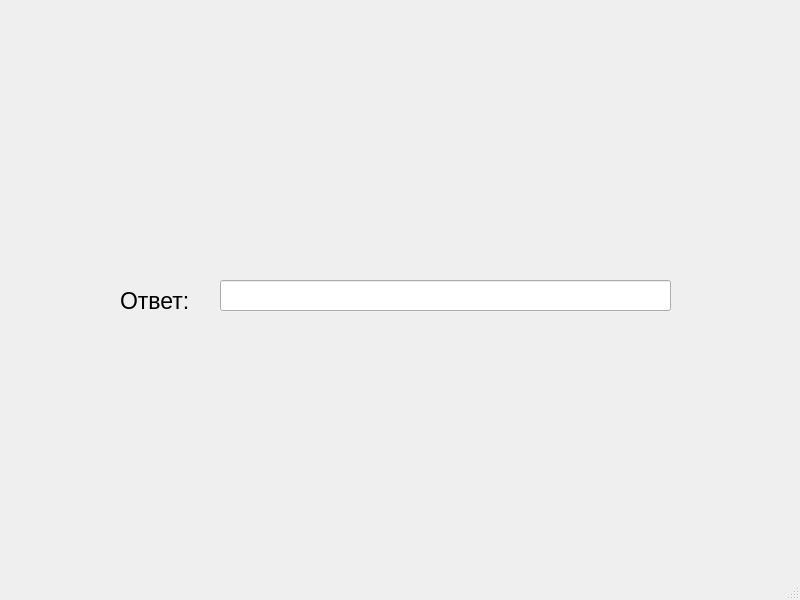
<?xml version="1.0" encoding="UTF-8"?>
<ui version="4.0">
 <class>MainWindow</class>
 <widget class="QMainWindow" name="MainWindow">
  <property name="geometry">
   <rect>
    <x>0</x>
    <y>0</y>
    <width>800</width>
    <height>600</height>
   </rect>
  </property>
  <property name="windowTitle">
   <string>MainWindow</string>
  </property>
  <widget class="QWidget" name="centralwidget">
   <widget class="QLabel" name="label">
    <property name="geometry">
     <rect>
      <x>120</x>
      <y>120</y>
      <width>551</width>
      <height>131</height>
     </rect>
    </property>
    <property name="text">
     <string/>
    </property>
    <property name="pixmap">
     <pixmap>../../firstImage.png</pixmap>
    </property>
   </widget>
   <widget class="QLabel" name="label_2">
    <property name="geometry">
     <rect>
      <x>120</x>
      <y>280</y>
      <width>101</width>
      <height>41</height>
     </rect>
    </property>
    <property name="font">
     <font>
      <pointsize>17</pointsize>
     </font>
    </property>
    <property name="text">
     <string>Ответ:</string>
    </property>
   </widget>
   <widget class="QLineEdit" name="lineEdit">
    <property name="geometry">
     <rect>
      <x>220</x>
      <y>280</y>
      <width>451</width>
      <height>31</height>
     </rect>
    </property>
    <property name="font">
     <font>
      <pointsize>15</pointsize>
     </font>
    </property>
   </widget>
  </widget>
  <widget class="QMenuBar" name="menubar">
   <property name="geometry">
    <rect>
     <x>0</x>
     <y>0</y>
     <width>800</width>
     <height>22</height>
    </rect>
   </property>
  </widget>
  <widget class="QStatusBar" name="statusbar"/>
 </widget>
 <resources/>
 <connections/>
</ui>
